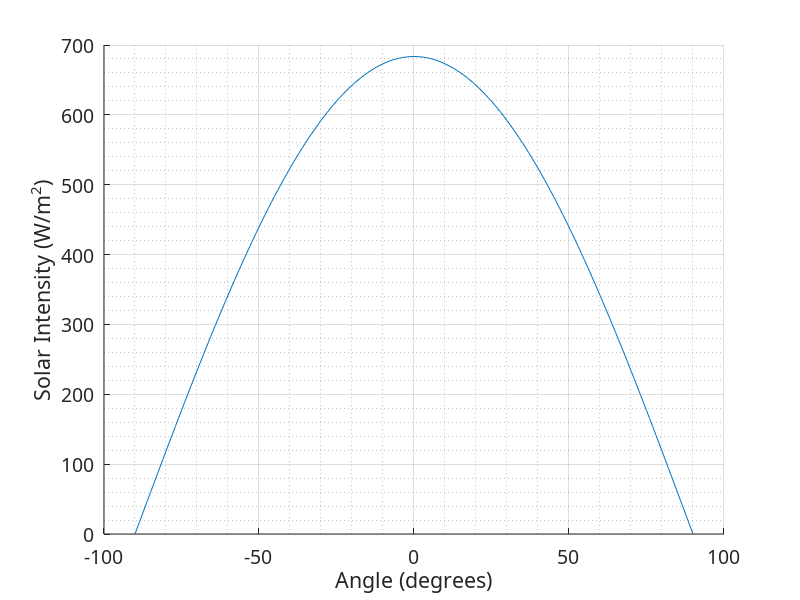

This figure's MATLAB source:
clear all;
clc;

r = -90:90;
w = r/180*pi;
%time = 0:0.06649:24;
lat = 45/360*2*pi;
altitude = asin(cos(w)*cos(lat));
altitude_deg = altitude * 180 / pi;

x = r;
y = 2.4e-06.*x.^4 + 2.8e-22.*x.^3 - 0.1.*x.^2 + 1.1e-16.*x + 6.8e+02;



%plot(x,y);
%plot(x,y);
hold on
grid on

I0 = 1367;
Airmass = 1 / cos(lat);

Insolation = I0*sin(altitude)/ Airmass;

%% Printing Image%%
width = 6;     % Width in inches
height = 4;    % Height in inches
alw = 0.75;    % AxesLineWidth
fsz = 14;      % Fontsize
lw = 1.5;      % LineWidth
msz = 8;       % MarkerSize

figure(1);
pos = get(gcf, 'Position');
set(gcf, 'Position', [pos(1) pos(2) width*100, height*100]); %<- Set size
set(gca,'Fontname','CMU bright','Fontsize',fsz);

hold on;
grid on;
grid minor;
%plot(r,altitude_deg);
plot(r,Insolation);

ylabel('Solar Intensity (W/m^2)')
xlabel('Angle (degrees)')

print(gcf,'solar1.png','-dpng','-r300');
% % % % % % % % % % % % % next part
